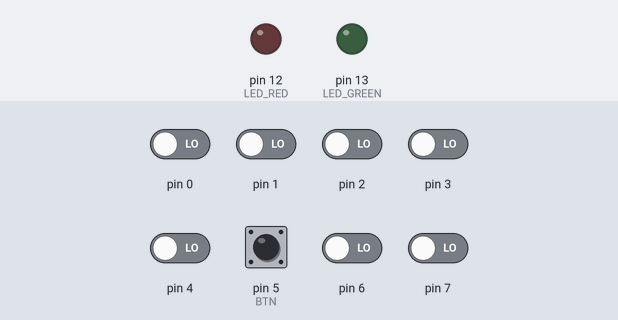
Simulated run of this program. Board: Arduino Uno, built with avr-gcc and run on an emulated ATmega328P. Shown: output pins drawn as LEDs (lit = HIGH). The test bench sets the inputs (shaded band); at power-on: pin 5 (BTN) HIGH, pin 0–4, pin 6, pin 7 LOW.

Above: at 1.8 s.
1.9 s: pin 5 (BTN) pulled LOW for 0.3 s
At 2.4 s:
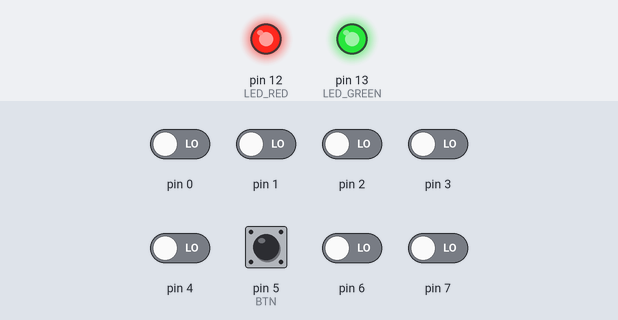
Timing chart, 0 to 4.9 s (numbered marks = the images above; inputs shaded):
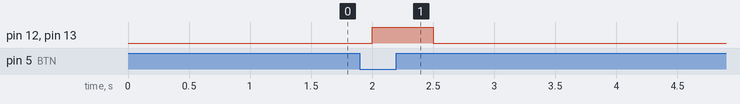

Measured:
- after the input at 1.9 s, pin 12 (LED_RED), pin 13 (LED_GREEN): LOW → HIGH after 0.10 s, → LOW 0.50 s later

The program:

main.cpp
```cpp
#include <Arduino.h>

/* Defines -----------------------------------------------------------*/
#define LED_GREEN   PB5     // AVR pin where green LED is connected
#define BLINK_DELAY 500
#define BTN         PD5
#define LED_RED     PB4
#ifndef F_CPU
#define F_CPU 16000000      // CPU frequency in Hz required for delay
#endif

/* Includes ----------------------------------------------------------*/
#include <util/delay.h>     // Functions for busy-wait delay loops
#include <avr/io.h>         // AVR device-specific IO definitions
#include <gpio.h>          // GPIO library for AVR-GCC

int main(void)
{
    /* GREEN LED */
    GPIO_config_output(&DDRB, LED_GREEN);
    GPIO_write_low(&PORTB, LED_GREEN);

    /* RED LED */
    GPIO_config_output(&DDRB, LED_RED);
    GPIO_write_low(&PORTB, LED_RED);

    /* push button */
    GPIO_config_input_pullup(&DDRD, BTN);

    // Infinite loop
    while (1)
    {
        // Pause several milliseconds
        _delay_ms(BLINK_DELAY);
        if (!GPIO_read(&PIND,BTN))
        {
          GPIO_toggle(&PORTB,LED_GREEN);//toggle leds
          GPIO_toggle(&PORTB,LED_RED);
        }
        if (GPIO_read(&PIND,BTN))
        {
          GPIO_write_low(&PORTB,LED_GREEN);//turn off if button isnt pushed
          GPIO_write_low(&PORTB,LED_RED);
        }

    }

    // Will never reach this
    return 0;
}
```
